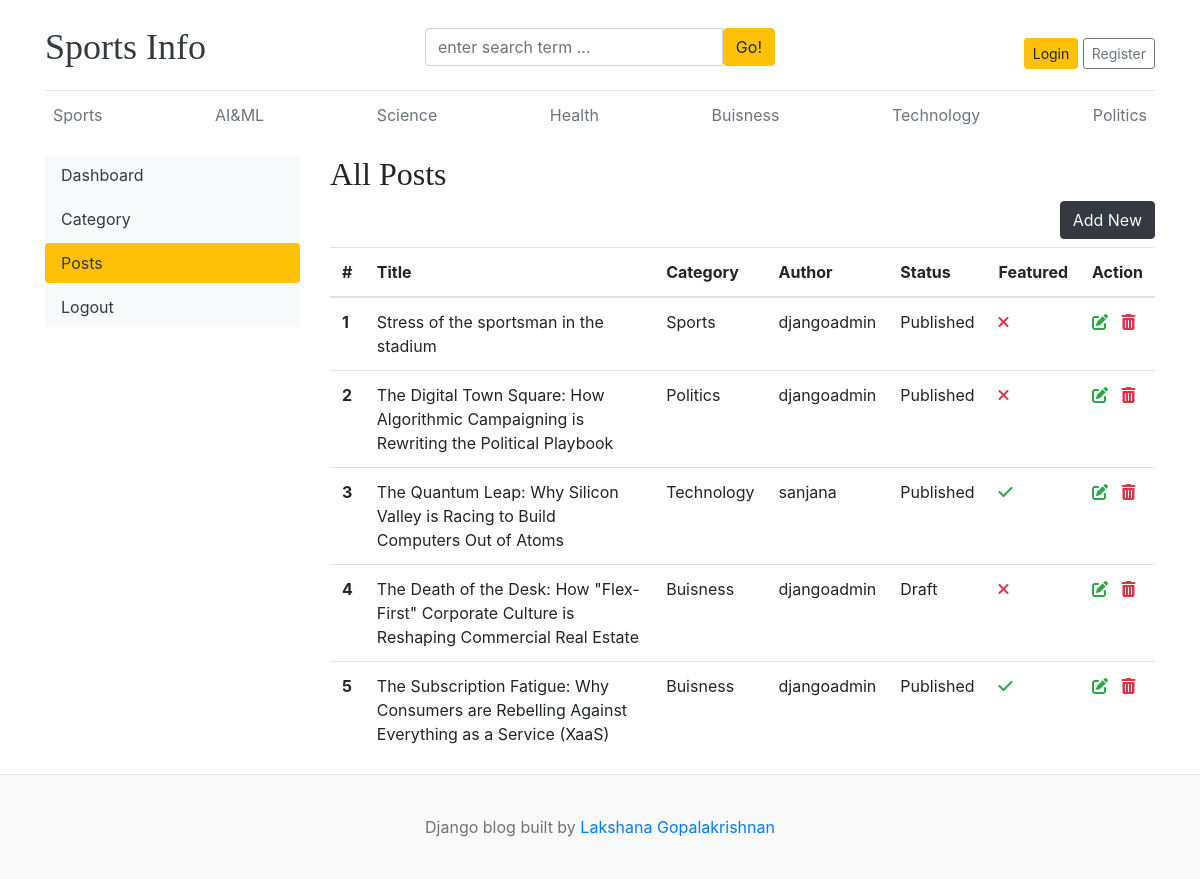
The app's page /dashboard/posts/ with its own data.
### blogs/models.py (models this page shows, shortened)
class Category(models.Model):
    category_name=models.CharField(max_length=50,unique=True)
    created_at=models.DateTimeField(auto_now_add=True)
    updated_at=models.DateTimeField(auto_now=True)
    class Meta:
        verbose_name_plural='categories'
    def __str__(self):
        return self.category_name

class Blog(models.Model):
    title=models.CharField(max_length=100)
    slug=models.SlugField(max_length=150,unique=True,blank=True)
    category=models.ForeignKey(Category,on_delete=models.CASCADE)
    author=models.ForeignKey(User,on_delete=models.CASCADE)
    featured_image=models.ImageField(upload_to='uploads/%Y/%m/%d')
    short_description=models.TextField(max_length=500)
    blog_body=models.TextField(max_length=2000)
    status=models.CharField(max_length=20,choices=STATUS_CHOICES,default="Draft")
    is_featured=models.BooleanField(default=False)
    created_at=models.DateTimeField(auto_now_add=True)
    updated_at=models.DateTimeField(auto_now=True)

### dashboards/views.py (the view)
# urls.py: path('posts/',views.posts,name='posts'),
def posts(request):
    posts=Blog.objects.all()
    context={
        'posts':posts,
    }
    return render(request,'dashboard/posts.html',context)

### blogs/context_processors.py (called while the page is built)
def get_categories(request):
    categories=Category.objects.all().order_by('-updated_at')
    return {'categories':categories}

def get_social_links(request):
    social_links=SocialLink.objects.all()
    return dict(social_links=social_links)

### templates/dashboard/posts.html (shortened to what this page needs)
{% extends 'base.html' %}
{% block content %}
<div class="row">
   {% include 'dashboard/sidebar.html' %}
    <div class="col-md-9">
        <h2>All Posts</h2>
         <a href="{% url 'add_post' %}" class="btn btn-dark text-light float-right mb-2">Add New</a>
       <table class="table table-hover">
            <thead>
              <tr>
                <th>#</th>
                <th>Title</th>
                <th>Category</th>
                <th>Author</th>
                <th>Status</th>
                <th>Featured</th>
                <th>Action</th>
              </tr>
            </thead>
            <tbody>
                {% for post in posts %}
                    <tr>
                      <th>{{forloop.counter}}</th>
                      <td>{{post.title}}</td>
                      <td>{{post.category}}</td>
                      <td>{{post.author}}</td>
                      <td>{{post.status}}</td>
                      <td>{% if post.is_featured %}<i class="fa-solid fa-check text-success"></i> {% else %}<i class="fa-solid fa-xmark text-danger"></i>{% endif %}</td>
                      <td>
                        <a href="{% url 'edit_post' post.id %}"><i class="fa-solid fa-pen-to-square text-success"></i></a>
                        <a href="{% url 'delete_post' post.id %}"><i class="fa-solid fa-trash-can text-danger"></i></a>
                      </td>
                    </tr>
              {% endfor %}
            </tbody>
        </table>
    </div>
</div>
{% endblock %}

### templates/base.html (shortened to what this page needs)
{% load static %}
<!DOCTYPE html>
<html lang="en">
<head>
    <link href="https://getbootstrap.com/docs/4.0/dist/css/bootstrap.min.css" rel="stylesheet">
    <link href="{% static 'css/blog.css' %}" rel="stylesheet">
    <link rel="stylesheet" href="https://cdnjs.cloudflare.com/ajax/libs/font-awesome/6.0.0-beta3/css/all.min.css">
</head>
<body>
    <div class="container">
        <header class="blog-header py-3 ">
            <div class="row flex-nowrap justify-content-between align-items-center">
                <div class="col-4 pt-1">
                    <a class="blog-header-logo text-dark fw-bold" href="/">Sports Info</a>
                </div>
                <div class="col-4 mt-1">
                    <form action="{% url 'search' %}" method="GET">
                        <div class="input-group">
                            <input class="form-control" type="text" name="keyword" value="{{keyword}}" placeholder="enter search term ..." aria-label="Enter search term ..." aria-describedby="button-search"/>
                            <button type="submit" class="btn btn-warning" id="button-search" type="button">Go!</button>
                        </div>
                    </form>
                </div>
                <div class="col-4 d-flex justify-content-end mt-3">
                    {% if not user.is_authenticated %}
                    <a class="btn btn-sm btn-warning" href="{% url 'login' %}">Login</a> &nbsp;
                    <a class="btn btn-sm btn-outline-secondary" href="{% url 'register' %}">Register</a>
                    {% else %}
                    <h6><a href="{% url 'dashboard' %}" class="text-dark">Dashboard</a></h6>
                        &emsp;
                    <h6><a href="{% url 'logout' %}">Logout</a></h6>
                    {% endif %}
            </div>
        </header>
          <div class="nav-scroller py-1 mb-2">
            <nav class="nav d-flex justify-content-between">
                {% for category in categories %}
                    <a class="p-2 text-muted" href="{% url 'posts_by_category' category.id %}">{{category.category_name}}</a>
                {% endfor %}
            </nav>
        </div>
        {% block content %}
        {% endblock %}
    </div>
         <footer class="blog-footer w-100">
        <p>Django blog built by <a href="#">Lakshana Gopalakrishnan</a></p>
    </footer>
</body>
</html>

### blog_main/static/css/blog.css (style rules this page uses)
.blog-header { border-bottom: 1px solid #e5e5e5; }
.blog-header-logo { font-family: "Playfair Display", Georgia, "Times New Roman", serif ; font-size: 2.25rem; }
h1, h2, h3, h4, h5, h6 { font-family: "Playfair Display", Georgia, "Times New Roman", serif ; }
.blog-footer { padding: 2.5rem 0; color: #727272; text-align: center; background-color: #f9f9f9; border-top: .05rem solid #e5e5e5; }
.blog-footer p:last-child { margin-bottom: 0; }

### records on screen
Category: category_name "Sports"
Category: category_name "AI&ML"
Category: category_name "Science"
Category: category_name "Health"
Category: category_name "Buisness"
Category: category_name "Technology"
Category: category_name "Politics"
Blog: title "Stress of the sportsman in the stadium", category "Sports", author "djangoadmin", status "Published", is_featured False (drawn)
Blog: title "The Digital Town Square: How Algorithmic Campaigning is Rewriting the Political Playbook", category "Politics", author "djangoadmin", status "Published", is_featured False (drawn)
Blog: title "The Quantum Leap: Why Silicon Valley is Racing to Build Computers Out of Atoms", category "Technology", author "sanjana", status "Published", is_featured True (drawn)
Blog: title "The Death of the Desk: How \"Flex-First\" Corporate Culture is Reshaping Commercial Real Estate", category "Buisness", author "djangoadmin", status "Draft", is_featured False (drawn)
Blog: title "The Subscription Fatigue: Why Consumers are Rebelling Against Everything as a Service (XaaS)", category "Buisness", author "djangoadmin", status "Published", is_featured True (drawn)
